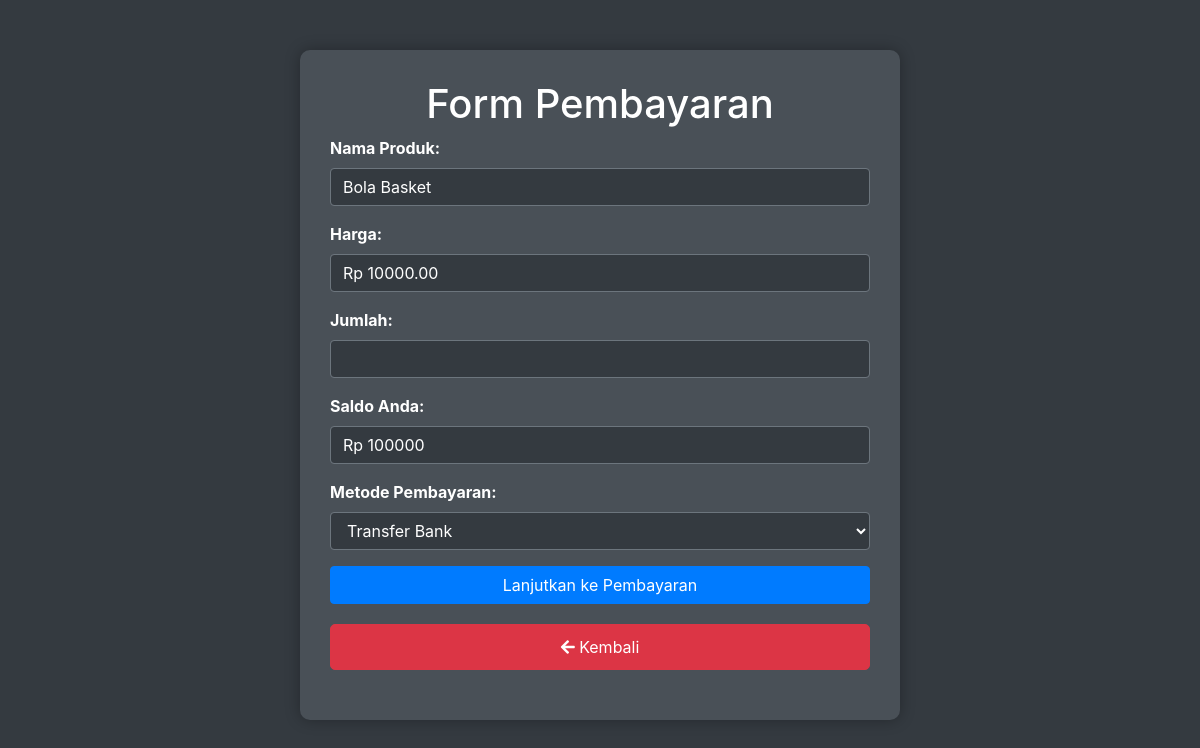
The page /form_pembayaran.php?product_id=1 (signed in) on the database its author committed.
### tables this page shows
CREATE TABLE `barang` (
  `id` int NOT NULL,
  `nama` varchar(255) DEFAULT NULL,
  `harga` decimal(10,2) NOT NULL,
  `stok` int NOT NULL,
  `gambar_barang` varchar(255) DEFAULT NULL
);

CREATE TABLE `user` (
  `username` varchar(50) NOT NULL,
  `password` varchar(50) NOT NULL,
  `level` varchar(50) NOT NULL,
  `email` varchar(50) NOT NULL,
  `saldo` int DEFAULT '0',
  `alamat` varchar(255) NOT NULL
);

### form_pembayaran.php (the view, shortened to what this page needs)
<?php
include "connection.php";
if (isset($_GET['product_id'])) {
    $product_id = $_GET['product_id'];
    $sql = "SELECT * FROM barang WHERE id = ?";
    $stmt = $koneksi->prepare($sql);
    $stmt->bind_param("i", $product_id);
    $stmt->execute();
    $result = $stmt->get_result();
    $produk = $result->fetch_assoc();
    $username = $_SESSION['username'];
    $sql = "SELECT saldo FROM user WHERE username = ?";
    $stmt = $koneksi->prepare($sql);
    $stmt->bind_param("s", $username);
    $stmt->execute();
    $result = $stmt->get_result();
    $user = $result->fetch_assoc();
    $saldo = $user['saldo'];
} else {
    die("ID produk tidak ditemukan.");
}
?>
<!DOCTYPE html>
<html lang="id">
<head>
    <link href="https://stackpath.bootstrapcdn.com/bootstrap/4.5.2/css/bootstrap.min.css" rel="stylesheet">
    <link href="https://cdnjs.cloudflare.com/ajax/libs/font-awesome/5.15.3/css/all.min.css" rel="stylesheet">
</head>
<body>
<div class="container">
    <h1 class="text-center">Form Pembayaran</h1>
    <form action="aksi_beli.php" method="post">
        <div class="form-group nama-produk">
            <label>Nama Produk:</label>
            <input type="text" class="form-control" value="<?php echo $produk['nama']; ?>" readonly>
        </div>
        <div class="form-group harga">
            <label>Harga:</label>
            <input type="text" class="form-control" value="Rp <?php echo $produk['harga']; ?>" readonly>
        </div>
        <div class="form-group">
            <label>Jumlah:</label>
            <input type="number" name="quantity" class="form-control" min="1" max="<?php echo $produk['stok']; ?>" required>
        </div>
        <div class="form-group saldo">
            <label>Saldo Anda:</label>
            <input type="text" class="form-control" value="Rp <?php echo $saldo; ?>" readonly>
        </div>
        <div class="form-group">
            <label>Metode Pembayaran:</label>
            <select name="metode_pembayaran" class="form-control" required>
                <option value="Transfer Bank">Transfer Bank</option>
            </select>
        </div>
        <button type="submit" name="buy" class="btn btn-primary btn-block">Lanjutkan ke Pembayaran</button>
        <a href="beli_barang.php" class="btn btn-back"><i class="fas fa-arrow-left"></i> Kembali</a>
    </form>
</div>
</body>
</html>

### form_pembayaran.php (style rules this page uses)
body { background-color: #343a40; color: #ffffff; }
.container { max-width: 600px; margin-top: 50px; background-color: #495057; padding: 30px; border-radius: 10px; box-shadow: 0px 0px 15px rgba(0, 0, 0, 0.3); }
.form-group label { font-weight: bold; color: #ffffff; }
.form-control { background-color: #343a40; color: #ffffff; border-color: #6c757d; }
.form-group label, .form-control { color: #ffffff; }
.form-control::placeholder { color: #ced4da; }
.btn-primary { background-color: #007bff; border-color: #007bff; }
.form-group.saldo label { color: #ffffff; }
.form-group.saldo .form-control { background-color: #343a40; color: #ffffff; border-color: #6c757d; }
.form-group.nama-produk label { color: #ffffff; }
.form-group.nama-produk .form-control { background-color: #343a40; color: #ffffff; border-color: #6c757d; }
.form-group.harga label { color: #ffffff; }
.form-group.harga .form-control { background-color: #343a40; color: #ffffff; border-color: #6c757d; }
.btn-back { background-color: #dc3545; color: #ffffff; border-color: #dc3545; text-decoration: none; padding: 10px 20px; border-radius: 5px; display: inline-block; margin-bottom: 20px; transition: background-color 0.3s ease; }
.btn-back { width: 100%; text-align: center; display: block; margin-top: 20px; }

### rows shown on the page
barang: nama "Bola Basket", harga "Rp 10000.00"
user: saldo "Rp 100000"
